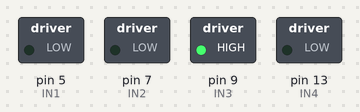
Recording of a sketch running on a simulated Arduino Uno, built with avr-gcc and run on an emulated ATmega328P. Parts: switched loads named in the sketch (green lamp = pin HIGH).

Above: at 0.1 s.
Timing chart, 0 to 1.6 s (numbered marks = the images above):
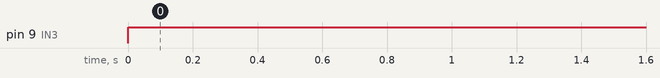

Measured:
- by itself, pin 9 (IN3): LOW → HIGH at 0.00 s

The sketch:

Motortest.ino
```cpp
int IN1 = 5;
int IN2 = 7;
int IN3 = 9;
int IN4 = 13;
void setup() {
  // put your setup code here, to run once:
pinMode(IN1, OUTPUT);
  pinMode(IN2, OUTPUT);
  pinMode(IN3, OUTPUT);
  pinMode(IN4, OUTPUT);
}

void loop() {
  // put your main code here, to run repeatedly:
  digitalWrite(IN1, LOW);
  digitalWrite(IN2, LOW);
  digitalWrite(IN3, HIGH);
  digitalWrite(IN4, LOW);
}
```
